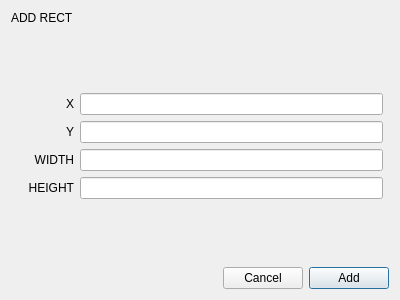
<?xml version="1.0" encoding="UTF-8"?>
<ui version="4.0">
 <class>DLGShapeGenEditRectangles</class>
 <widget class="QDialog" name="DLGShapeGenEditRectangles">
  <property name="geometry">
   <rect>
    <x>0</x>
    <y>0</y>
    <width>400</width>
    <height>300</height>
   </rect>
  </property>
  <property name="windowTitle">
   <string>Dialog</string>
  </property>
  <layout class="QGridLayout" name="gridLayout">
   <item row="1" column="0">
    <spacer name="verticalSpacer_2">
     <property name="orientation">
      <enum>Qt::Vertical</enum>
     </property>
     <property name="sizeHint" stdset="0">
      <size>
       <width>20</width>
       <height>40</height>
      </size>
     </property>
    </spacer>
   </item>
   <item row="3" column="0">
    <widget class="QLabel" name="prompt2Lbl">
     <property name="text">
      <string>Y</string>
     </property>
     <property name="alignment">
      <set>Qt::AlignRight|Qt::AlignTrailing|Qt::AlignVCenter</set>
     </property>
    </widget>
   </item>
   <item row="4" column="0">
    <widget class="QLabel" name="prompt3Lbl">
     <property name="text">
      <string>WIDTH</string>
     </property>
     <property name="alignment">
      <set>Qt::AlignRight|Qt::AlignTrailing|Qt::AlignVCenter</set>
     </property>
    </widget>
   </item>
   <item row="2" column="0">
    <widget class="QLabel" name="prompt1Lbl">
     <property name="text">
      <string>X</string>
     </property>
     <property name="alignment">
      <set>Qt::AlignRight|Qt::AlignTrailing|Qt::AlignVCenter</set>
     </property>
    </widget>
   </item>
   <item row="6" column="0">
    <spacer name="verticalSpacer">
     <property name="orientation">
      <enum>Qt::Vertical</enum>
     </property>
     <property name="sizeHint" stdset="0">
      <size>
       <width>20</width>
       <height>40</height>
      </size>
     </property>
    </spacer>
   </item>
   <item row="0" column="0">
    <widget class="QLabel" name="titleLbl">
     <property name="text">
      <string>ADD RECT</string>
     </property>
    </widget>
   </item>
   <item row="5" column="0">
    <widget class="QLabel" name="prompt4Lbl">
     <property name="text">
      <string>HEIGHT</string>
     </property>
     <property name="alignment">
      <set>Qt::AlignRight|Qt::AlignTrailing|Qt::AlignVCenter</set>
     </property>
    </widget>
   </item>
   <item row="7" column="0" colspan="3">
    <layout class="QHBoxLayout" name="horizontalLayout_2">
     <item>
      <spacer name="horizontalSpacer">
       <property name="orientation">
        <enum>Qt::Horizontal</enum>
       </property>
       <property name="sizeHint" stdset="0">
        <size>
         <width>40</width>
         <height>20</height>
        </size>
       </property>
      </spacer>
     </item>
     <item>
      <widget class="QPushButton" name="cancelBt">
       <property name="text">
        <string>Cancel</string>
       </property>
       <property name="autoDefault">
        <bool>false</bool>
       </property>
      </widget>
     </item>
     <item>
      <widget class="QPushButton" name="addBt">
       <property name="text">
        <string>Add</string>
       </property>
       <property name="default">
        <bool>true</bool>
       </property>
      </widget>
     </item>
    </layout>
   </item>
   <item row="2" column="1">
    <widget class="QLineEdit" name="field1LE"/>
   </item>
   <item row="3" column="1">
    <widget class="QLineEdit" name="field2LE"/>
   </item>
   <item row="4" column="1">
    <widget class="QLineEdit" name="field3LE"/>
   </item>
   <item row="5" column="1">
    <widget class="QLineEdit" name="field4LE"/>
   </item>
  </layout>
 </widget>
 <resources/>
 <connections/>
</ui>
